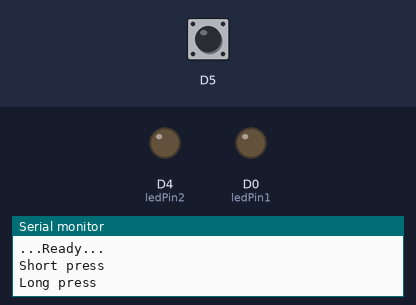
This sketch was run on a simulated ESP8266 (NodeMCU). Parts: output pins drawn as LEDs (lit = HIGH), the last lines printed to the serial monitor. Dashed ring = blinking. The inputs (shaded band) are chosen by the test bench; at power-on: D5 LOW.

Above: at 2.2 s.
2.3 s: D5 driven HIGH
At 3.5 s:
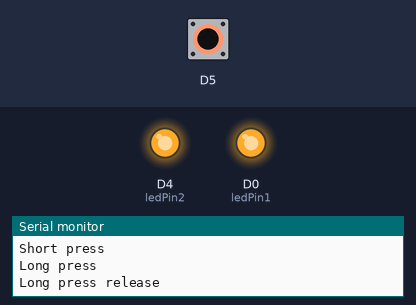
3.8 s: D5 driven LOW
At 4.6 s:
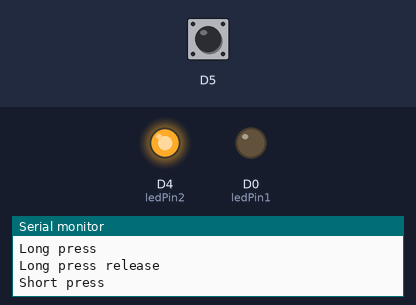
6.3 s: D5 pulsed HIGH 2 times (0.12 s each, 0.3 s apart)
At 6.71 s:
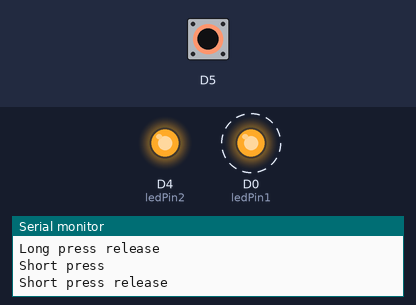
Timing chart, 0 to 9.3 s (numbered marks = the images above; inputs shaded):
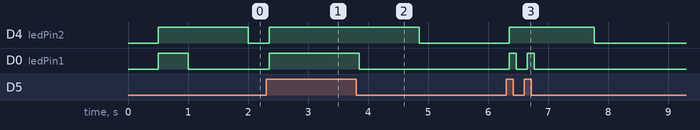

The sketch:

AlexButton_test.ino
```cpp
#include <Arduino.h>
#include "AlexButton.h"

// Initialize a new AlexButton
// connected to digital pin D5
AlexButton button(D5);

// Set the pins of the two LEDs
const int ledPin1 = D0;   // LED on the NodeMCU board
const int ledPin2 = D4;   // LED on the ESP8266 chip

void setup() {
  // Initialize the serial port
  Serial.begin(115200);
  delay(500);
  Serial.println();

  Serial.println("Welcome to the button pressing test program");

  // Set up the LEDs and turn them off.
  pinMode(ledPin1, OUTPUT);
  pinMode(ledPin2, OUTPUT);
  digitalWrite(ledPin1, HIGH);
  digitalWrite(ledPin2, HIGH);

  delay(500);
  Serial.println("...Ready...");
}

void loop() {
  // Do something if the button status has changed
  if(button.update() == true) {
    int x = button.status();
    // Short press.  Turn on LED 1.
    if (x == 1) {
      digitalWrite(ledPin1, LOW);
      Serial.println("Short press");
    }
    // Long press. Turn on LED 2.
    else if (x == 2) {
      digitalWrite(ledPin2, LOW);
      Serial.println("Long press");
    }
    // Short press release.  Turn off LEDs.
    else if (x == -1) {
      digitalWrite(ledPin1, HIGH);
      digitalWrite(ledPin2, HIGH);
      Serial.println("Short press release");
    }
    // Long press release.  Turn off LEDs.
    else if (x == -2) {
      digitalWrite(ledPin1, HIGH);
      digitalWrite(ledPin2, HIGH);
      Serial.println("Long press release");
    }
  }
}
```

AlexButton.cpp
```cpp
#include "AlexButton.h"
#include <Arduino.h>

// Constructor
AlexButton::AlexButton(int pin) {
  Serial.println("Initializing an instance of the AlexButton class");

  // Set the digital pin attached to the button
  buttonPin = pin;

  // Set the digital pin mode
  pinMode(buttonPin, INPUT);

  // Set the digital pin values associated with
  // the pressed and unpressed button. Depends on
  // button wiring.
  bPRESSED = LOW;
  bUNPRESSED = HIGH;

  // Initialize the time counters, etc. to zero
  lastDebounceTime = 0;
  buttonStatus = 0;
  lastStatus = buttonStatus;
  buttonState = bUNPRESSED;

	// Set the debounce delay time
  // Increase if there's flicker
  debounceDelay = 50; // ms
  // Set the long press delay
  // If the button is held longer than this, triggers
  // a "long press".
  longPressDelay = 1000; // ms`
}

int AlexButton::status() {
  return buttonStatus;
}

bool AlexButton::update() {
  // If the button status is currently set to "...released",
  // toggle back to neutral so that we don't accidentally
  // trigger a release action twice.
  if (buttonStatus < 0) {
    buttonStatus = 0;
  }

  // Read the present value of the digital pin.
  reading = digitalRead(buttonPin);

  // If the reading has changed, due to pressing or noise
  if (reading != lastReading) {
    // reset the debounce timer
    lastDebounceTime = millis();
  }

  // If the debounce test passes, update the button state
  if ((millis() - lastDebounceTime) > debounceDelay) {

    // If the button is currently "short pressed"
    // (buttonStatus == 1), check if it's time to switch
    // to a "long press".
    if (buttonStatus == 1) {
      if ((millis() - lastPressTime) > longPressDelay) {
        // Update status to "long press"
        buttonStatus = 2;
      }
    }

    // If the state of the button has changed
    if (reading != buttonState) {
      buttonState = reading;

      if (buttonState == bPRESSED) {
        // Change the button status to "short pressed"
        buttonStatus = 1;
        // Reset the button press timer
        lastPressTime = millis();
      }
      else if (buttonState == bUNPRESSED) {
        // Toggle the button status to "released".
        // Conveniently defined so that the short and long press
        // release values are the negative of the corresponding
        // press values.
        buttonStatus = -1 * buttonStatus;
      }
    }
  }

  // Finally, update lastReading for the next time
  // this function is called.
  lastReading = reading;

  if (buttonStatus != lastStatus) {
    lastStatus = buttonStatus;
    return true;
  }
  return false;
}
```

AlexButton.h
```cpp
/*
  AlexButton.h - Class for handling various
  features of a physical on-off button attached
  to a digital input pin.
  Created by Alexander Burns, 2018-03-25.
*/

#ifndef HEADER_AlexButton
  #define HEADER_AlexButton

#include "Arduino.h"

class AlexButton {
  public:
    // Constructors
    AlexButton(int pin); // Constructor. Pin is the digital in pin attached to the button.
    // Functions
    bool update(void); // Updates the status of the button.
					   // Call once every Arduino loop() cycle.
					   // Returns 1 if the status has changed since the last update().
	  int status(void); // Returns the current status of the button.
					  // -2 = Button has been released (long press released)
					  // -1 = Button has been released (short press released)
					  //  0 = Nothing to report
					  //  1 = Button is depressed (short press)
					  //  2 = Button is depressed (long press)
  private:
	int buttonPin; // Holds the pin number of the digital input.
	int buttonStatus; // Holds the current status of the button. Value table listed above.
	bool buttonState; // Holds the current state of the button (pressed or unpressed).
	bool reading; // Holds the instantaneous value of the input pin
	bool lastReading;
  int lastStatus;
  bool bPRESSED;
  bool bUNPRESSED;
	unsigned long lastDebounceTime; // The last time the output pin was toggled
  unsigned long lastPressTime; // The last time the button was pressed
	int debounceDelay; // The debounce time. Increase if the output flickers.
	int longPressDelay; // The length of time considered a long press
};

#endif
```

Measured:
- after the input at 2.3 s, D4 (ledPin2), D0 (ledPin1): LOW → HIGH after 0.05 s
- after the input at 3.8 s, D4 (ledPin2): HIGH → LOW after 1.1 s; D0 (ledPin1): HIGH → LOW after 0.05 s
- after the input at 6.3 s, D4 (ledPin2): LOW → HIGH after 0.05 s, → LOW 1.4 s later; D0 (ledPin1): alternates HIGH for 0.12 s and LOW for 0.18 s, 4 changes in all, then stays LOW, starting after 0.05 s
